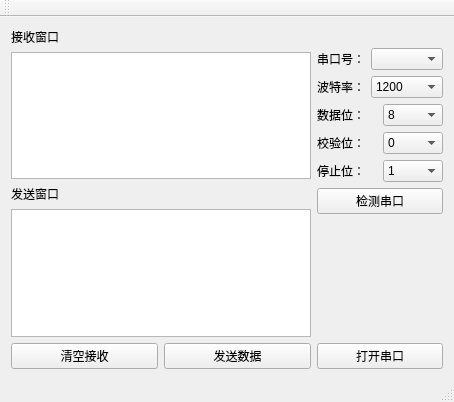
<?xml version="1.0" encoding="UTF-8"?>
<ui version="4.0">
 <class>seriport</class>
 <widget class="QMainWindow" name="seriport">
  <property name="geometry">
   <rect>
    <x>0</x>
    <y>0</y>
    <width>454</width>
    <height>402</height>
   </rect>
  </property>
  <property name="windowTitle">
   <string>MainWindow</string>
  </property>
  <widget class="QWidget" name="centralWidget">
   <layout class="QGridLayout" name="gridLayout">
    <item row="0" column="0">
     <layout class="QHBoxLayout" name="horizontalLayout_7">
      <item>
       <layout class="QVBoxLayout" name="verticalLayout">
        <item>
         <widget class="QLabel" name="label">
          <property name="text">
           <string>接收窗口</string>
          </property>
         </widget>
        </item>
        <item>
         <widget class="QTextEdit" name="recvTextEdit"/>
        </item>
        <item>
         <widget class="QLabel" name="label_2">
          <property name="text">
           <string>发送窗口</string>
          </property>
         </widget>
        </item>
        <item>
         <widget class="QTextEdit" name="sendTextEdit"/>
        </item>
        <item>
         <layout class="QHBoxLayout" name="horizontalLayout">
          <item>
           <widget class="QPushButton" name="clearButton">
            <property name="text">
             <string>清空接收</string>
            </property>
           </widget>
          </item>
          <item>
           <widget class="QPushButton" name="sendButton">
            <property name="text">
             <string>发送数据</string>
            </property>
           </widget>
          </item>
         </layout>
        </item>
       </layout>
      </item>
      <item>
       <layout class="QVBoxLayout" name="verticalLayout_2">
        <item>
         <widget class="QLabel" name="label_8">
          <property name="text">
           <string/>
          </property>
         </widget>
        </item>
        <item>
         <layout class="QHBoxLayout" name="horizontalLayout_2">
          <item>
           <widget class="QLabel" name="label_3">
            <property name="text">
             <string>串口号：</string>
            </property>
           </widget>
          </item>
          <item>
           <widget class="QComboBox" name="portNameBox"/>
          </item>
         </layout>
        </item>
        <item>
         <layout class="QHBoxLayout" name="horizontalLayout_3">
          <item>
           <widget class="QLabel" name="label_4">
            <property name="text">
             <string>波特率：</string>
            </property>
           </widget>
          </item>
          <item>
           <widget class="QComboBox" name="baudrateBox">
            <item>
             <property name="text">
              <string>1200</string>
             </property>
            </item>
            <item>
             <property name="text">
              <string>2400</string>
             </property>
            </item>
            <item>
             <property name="text">
              <string>4800</string>
             </property>
            </item>
            <item>
             <property name="text">
              <string>9600</string>
             </property>
            </item>
            <item>
             <property name="text">
              <string>115200</string>
             </property>
            </item>
           </widget>
          </item>
         </layout>
        </item>
        <item>
         <layout class="QHBoxLayout" name="horizontalLayout_4">
          <item>
           <widget class="QLabel" name="label_5">
            <property name="text">
             <string>数据位：</string>
            </property>
           </widget>
          </item>
          <item>
           <widget class="QComboBox" name="dataBitsBox">
            <item>
             <property name="text">
              <string>8</string>
             </property>
            </item>
           </widget>
          </item>
         </layout>
        </item>
        <item>
         <layout class="QHBoxLayout" name="horizontalLayout_5">
          <item>
           <widget class="QLabel" name="label_6">
            <property name="text">
             <string>校验位：</string>
            </property>
           </widget>
          </item>
          <item>
           <widget class="QComboBox" name="ParityBox">
            <item>
             <property name="text">
              <string>0</string>
             </property>
            </item>
           </widget>
          </item>
         </layout>
        </item>
        <item>
         <layout class="QHBoxLayout" name="horizontalLayout_6">
          <item>
           <widget class="QLabel" name="label_7">
            <property name="text">
             <string>停止位：</string>
            </property>
           </widget>
          </item>
          <item>
           <widget class="QComboBox" name="stopBitsBox">
            <item>
             <property name="text">
              <string>1</string>
             </property>
            </item>
            <item>
             <property name="text">
              <string>2</string>
             </property>
            </item>
           </widget>
          </item>
         </layout>
        </item>
        <item>
         <widget class="QPushButton" name="searchButton">
          <property name="text">
           <string>检测串口</string>
          </property>
         </widget>
        </item>
        <item>
         <spacer name="verticalSpacer">
          <property name="orientation">
           <enum>Qt::Vertical</enum>
          </property>
          <property name="sizeHint" stdset="0">
           <size>
            <width>20</width>
            <height>40</height>
           </size>
          </property>
         </spacer>
        </item>
        <item>
         <widget class="QPushButton" name="openButton">
          <property name="text">
           <string>打开串口</string>
          </property>
         </widget>
        </item>
       </layout>
      </item>
     </layout>
    </item>
   </layout>
  </widget>
  <widget class="QMenuBar" name="menuBar">
   <property name="geometry">
    <rect>
     <x>0</x>
     <y>0</y>
     <width>454</width>
     <height>23</height>
    </rect>
   </property>
  </widget>
  <widget class="QToolBar" name="mainToolBar">
   <attribute name="toolBarArea">
    <enum>TopToolBarArea</enum>
   </attribute>
   <attribute name="toolBarBreak">
    <bool>false</bool>
   </attribute>
  </widget>
  <widget class="QStatusBar" name="statusBar"/>
 </widget>
 <layoutdefault spacing="6" margin="11"/>
 <resources/>
 <connections/>
</ui>
